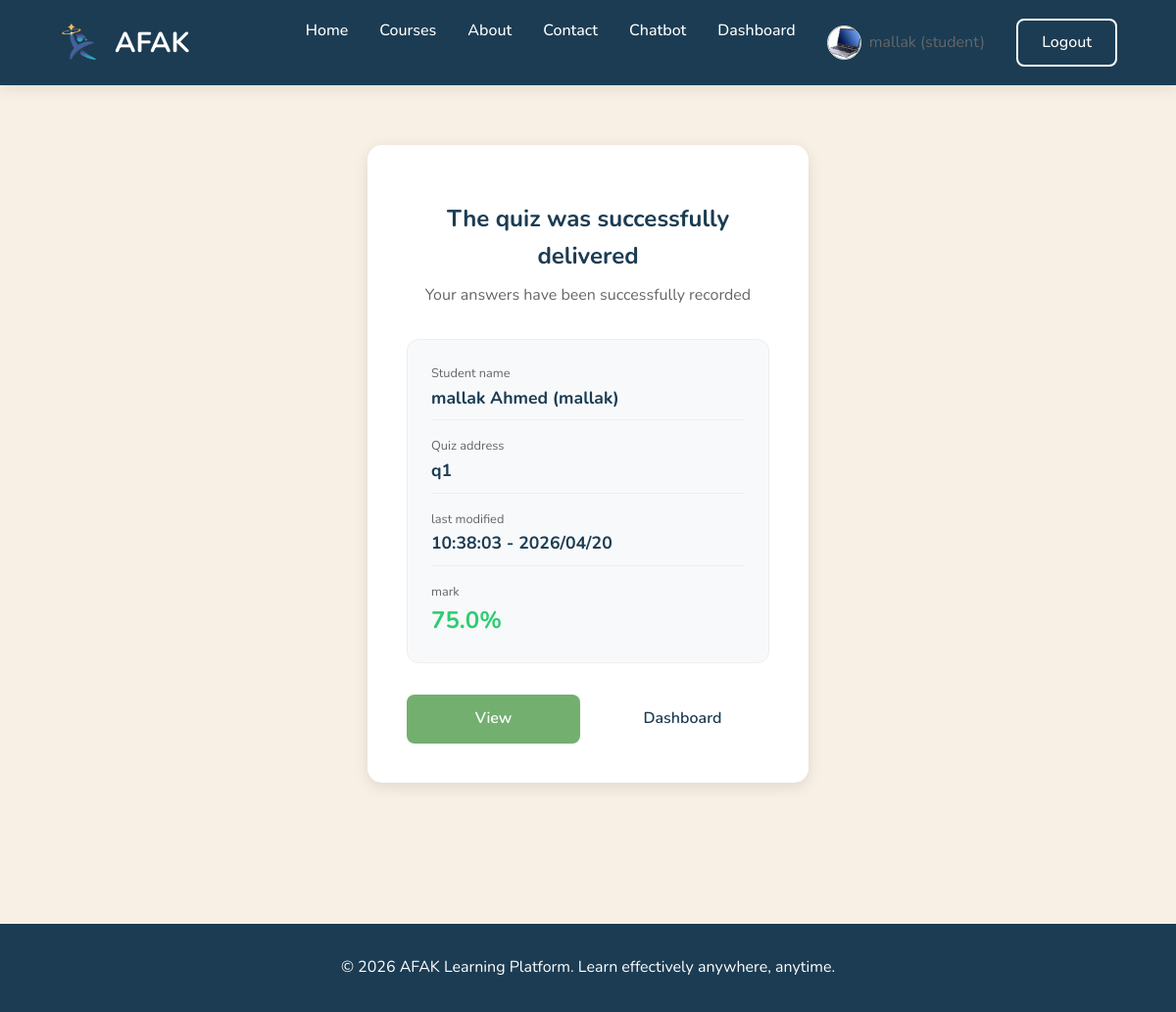
Screenshot of /quiz-submission-summary.php?attempt=9 (signed in) with the database file from the repository.
### tables this page shows
CREATE TABLE IF NOT EXISTS `users` (
  `id` int(10) UNSIGNED NOT NULL AUTO_INCREMENT,
  `username` varchar(50) NOT NULL,
  `email` varchar(191) NOT NULL,
  `password_hash` varchar(255) NOT NULL,
  `first_name` varchar(100) NOT NULL,
  `last_name` varchar(100) NOT NULL,
  `role` enum('student','instructor','admin') NOT NULL DEFAULT 'student',
  `avatar_url` varchar(500) DEFAULT NULL,
  `bio` text,
  `is_active` tinyint(1) NOT NULL DEFAULT '1',
  `email_verified_at` timestamp NULL DEFAULT NULL,
  `last_login_at` timestamp NULL DEFAULT NULL,
  `created_at` timestamp NULL DEFAULT CURRENT_TIMESTAMP,
  `updated_at` timestamp NULL DEFAULT CURRENT_TIMESTAMP ON UPDATE CURRENT_TIMESTAMP,
  `survey_skipped` tinyint(1) DEFAULT '0',
  PRIMARY KEY (`id`),
  UNIQUE KEY `username` (`username`),
  UNIQUE KEY `email` (`email`),
  KEY `idx_users_role` (`role`)
);

CREATE TABLE IF NOT EXISTS `assessment_attempts` (
  `id` int(10) UNSIGNED NOT NULL AUTO_INCREMENT,
  `enrollment_id` int(10) UNSIGNED NOT NULL,
  `assessment_id` int(10) UNSIGNED NOT NULL,
  `attempt_number` int(10) UNSIGNED NOT NULL DEFAULT '1',
  `score` decimal(5,2) DEFAULT NULL,
  `max_score` decimal(5,2) NOT NULL,
  `percent_score` decimal(5,2) DEFAULT NULL,
  `passed` tinyint(1) DEFAULT NULL,
  `started_at` timestamp NULL DEFAULT CURRENT_TIMESTAMP,
  `submitted_at` timestamp NULL DEFAULT NULL,
  `time_taken_seconds` int(10) UNSIGNED DEFAULT NULL,
  PRIMARY KEY (`id`),
  KEY `idx_attempts_enrollment` (`enrollment_id`),
  KEY `idx_attempts_assessment` (`assessment_id`)
);

CREATE TABLE IF NOT EXISTS `assessments` (
  `id` int(10) UNSIGNED NOT NULL AUTO_INCREMENT,
  `course_id` int(10) UNSIGNED NOT NULL,
  `unit_id` int(10) UNSIGNED DEFAULT NULL COMMENT 'NULL = course-level quiz',
  `title` varchar(255) NOT NULL,
  `type` enum('unit_quiz','course_quiz','rubric') NOT NULL,
  `description` text,
  `passing_score` decimal(5,2) NOT NULL DEFAULT '60.00',
  `max_attempts` int(10) UNSIGNED DEFAULT NULL COMMENT 'NULL = unlimited',
  `time_limit_minutes` int(10) UNSIGNED DEFAULT NULL COMMENT 'NULL = no limit',
  `sort_order` int(10) UNSIGNED NOT NULL DEFAULT '0',
  `created_at` timestamp NULL DEFAULT CURRENT_TIMESTAMP,
  `updated_at` timestamp NULL DEFAULT CURRENT_TIMESTAMP ON UPDATE CURRENT_TIMESTAMP,
  PRIMARY KEY (`id`),
  KEY `idx_assessments_course` (`course_id`),
  KEY `idx_assessments_unit` (`unit_id`)
);

### includes/functions.php (called while the page is built, shortened)
<?php
function e(string $str): string {
    return htmlspecialchars($str, ENT_QUOTES, 'UTF-8');
}
function url(string $path): string {
    $base = defined('BASE_PATH') ? '/' . trim(BASE_PATH, '/') : '';
    $cleanPath = ltrim($path, '/');
    return rtrim($base, '/') . '/' . ltrim($cleanPath, '/');
}

### includes/auth.php (called while the page is built, shortened)
<?php
function isLoggedIn(): bool {
    return isset($_SESSION['user_id']) && !empty($_SESSION['user_id']);
}

### quiz-submission-summary.php (the view, shortened to what this page needs)
<?php
require_once __DIR__ . '/config/db.php';
require_once __DIR__ . '/includes/auth.php';
require_once __DIR__ . '/includes/functions.php';
$attemptId = (int)($_GET['attempt'] ?? 0);
$stmt = $pdo->prepare("
    SELECT aa.*, a.title as quiz_title, u.first_name, u.last_name, u.username, c.title as course_title
    FROM assessment_attempts aa
    JOIN assessments a ON aa.assessment_id = a.id
    JOIN enrollments e ON aa.enrollment_id = e.id
    JOIN users u ON e.student_id = u.id
    JOIN courses c ON a.course_id = c.id
    WHERE aa.id = ? AND e.student_id = ?
");
$stmt->execute([$attemptId, $_SESSION['user_id']]);
$attempt = $stmt->fetch();
require_once __DIR__ . '/includes/header.php';
?>
<div class="container" style="max-width: 600px; margin: 40px auto;">
    <div class="form-card" style="text-align: center; padding: 2.5rem; border-radius: 15px; box-shadow: 0 4px 15px rgba(0,0,0,0.1);">
        <h2 style="margin-bottom: 0.5rem;">The quiz was successfully delivered</h2>
        <p class="text-muted" style="margin-bottom: 2rem;">Your answers have been successfully recorded</p>
        <div style="background: #f8f9fa; border-radius: 12px; padding: 1.5rem; margin-bottom: 2rem; border: 1px solid #eee; text-align: left;">
            <div style="margin-bottom: 1rem; border-bottom: 1px solid #eee; padding-bottom: 0.5rem;">
                <small class="text-muted" style="display: block; font-size: 0.8rem;">Student name</small>
                <strong style="font-size: 1.1rem;"><?= e($attempt['first_name'] . ' ' . $attempt['last_name']) ?> (<?= e($attempt['username']) ?>)</strong>
            </div>
            <div style="margin-bottom: 1rem; border-bottom: 1px solid #eee; padding-bottom: 0.5rem;">
                <small class="text-muted" style="display: block; font-size: 0.8rem;"> Quiz address</small>
                <strong style="font-size: 1.1rem;"><?= e($attempt['quiz_title']) ?></strong>
            </div>
            <div style="margin-bottom: 1rem; border-bottom: 1px solid #eee; padding-bottom: 0.5rem;">
                <small class="text-muted" style="display: block; font-size: 0.8rem;"> last modified</small>
                <strong style="font-size: 1.1rem;"><?= date('H:i:s - Y/m/d', strtotime($attempt['submitted_at'])) ?></strong>
            </div>
            <div>
                <small class="text-muted" style="display: block; font-size: 0.8rem;">mark</small>
                <strong style="color: <?= $attempt['passed'] ? '#2ecc71' : '#f39c12' ?>; font-size: 1.5rem;">
                    <?= number_format($attempt['percent_score'], 1) ?>%
                </strong>
            </div>
        </div>
        <div style="display: flex; gap: 1rem;">
            <a href="<?= url('quiz-result.php?attempt=' . $attemptId) ?>" class="btn btn-primary" style="flex: 1; padding: 12px;">View</a>
            <a href="<?= url('dashboard.php') ?>" class="btn btn-secondary" style="flex: 1; padding: 12px;">Dashboard</a>
        </div>
    </div>
</div>
<?php require_once __DIR__ . '/includes/footer.php'; ?>

### includes/header.php (shortened to what this page needs)
<!DOCTYPE html>
<html lang="en">
<head>
    <link rel="stylesheet" href="<?= url('assets/css/style.css') ?>">
</head>
<body>
<header class="site-header">
    <div class="header-inner">
        <a href="<?= url('index.php') ?>" class="logo">
            <?php if (file_exists(__DIR__ . '/../assets/img/AFAKLOGO.jpg')): ?>
                <img src="<?= url('assets/img/AFAKLOGO.jpg') ?>" alt="AFAK">
            <?php endif; ?>
            AFAK
        </a>
        <nav class="nav-links">
            <a href="<?= url('index.php') ?>">Home</a>
            <a href="<?= url('courses.php') ?>">Courses</a>
            <a href="<?= url('about.php') ?>">About</a>
            <a href="<?= url('contact.php') ?>">Contact</a>
            <?php if (isLoggedIn()): ?>
                <a href="<?= url('chatbot.php') ?>">Chatbot</a>
                <?php if ($_SESSION['role'] === 'admin'): ?>
                    <a href="<?= url('admin/index.php') ?>">Admin</a>
                <?php elseif ($_SESSION['role'] === 'instructor'): ?>
                    <a href="<?= url('instructor/index.php') ?>">Instructor</a>
                <?php else: ?>
                    <a href="<?= url('dashboard.php') ?>">Dashboard</a>
                <?php endif; ?>
                <?php
                $avatar = 'assets/img/std.jpg';
                if (isset($user) && !empty($user['avatar_url'])) {
                    $avatar = $user['avatar_url'];
                } elseif (isset($pdo) && isset($_SESSION['user_id'])) {
                    $stmt = $pdo->prepare("SELECT avatar_url FROM users WHERE id = ?");
                    $stmt->execute([$_SESSION['user_id']]);
                    $u = $stmt->fetch();
                    if ($u && !empty($u['avatar_url'])) {
                        $avatar = $u['avatar_url'];
                    }
                }
                ?>
                <div style="display: inline-flex; align-items: center; gap: 8px;">
                    <img src="<?= url($avatar) ?>" alt="Avatar" style="width: 35px; height: 35px; border-radius: 50%; object-fit: cover; border: 1px solid #ddd;">
                    <span class="text-muted"><?= e($_SESSION['first_name'] ?? '') ?> (<?= e($_SESSION['role']) ?>)</span>
                </div>
                <a href="<?= url('logout.php') ?>" class="btn btn-outline-light">Logout</a>
            <?php else: ?>
                <a href="<?= url('login.php') ?>" class="btn btn-outline-light">Login</a>
                <a href="<?= url('register.php') ?>" class="btn btn-primary">Register</a>
            <?php endif; ?>
        </nav>
    </div>
</header>
<main class="main-content">

### assets/css/style.css (style rules this page uses)
:root { --primary: #1B3C53; --primary-dark: #163042; --accent: #73AF6F; --beige: #EADBC8; --beige-dark: #DAC0A3; --background: #F8F0E5; --white: #ffffff; --border: #e6e6e6; --text: #1B3C53; --text-muted: #666; --dark: #1B3C53; --shadow: 0 4px 15px rgba(0,0,0,0.08); }
* { margin: 0; padding: 0; box-sizing: border-box; }
body { font-family: 'Nunito', sans-serif; background: var(--background); color: var(--text); line-height: 1.6; }
img { max-width: 100%; display: block; }
a { text-decoration: none; color: var(--primary); }
.container, .header-inner, .footer-inner, .main-content { width: 90%; max-width: 1200px; margin: auto; }
.main-content { padding: 2rem 0; min-height: calc(100vh - 200px); }
header, .site-header { background: var(--primary); color: white; padding: 1.2rem 0; box-shadow: var(--shadow); }
.nav-container, .header-inner { display: flex; justify-content: space-between; align-items: center; flex-wrap: wrap; }
.logo { display: flex; align-items: center; gap: 0.75rem; font-size: 1.8rem; font-weight: 700; color: white; }
.logo img { height: 45px; }
nav ul, .nav-links { display: flex; gap: 2rem; list-style: none; }
nav a, .nav-links a { color: white; font-weight: 500; }
.btn { display: inline-block; padding: 0.6rem 1.5rem; border-radius: 8px; font-weight: 600; border: none; cursor: pointer; transition: 0.3s ease; }
.btn-primary { background: var(--accent); color: white; }
.btn-outline-light { background: transparent; border: 2px solid white; color: white; }
.form-card { max-width: 450px; margin: 3rem auto; padding: 2rem; background: white; border-radius: 12px; box-shadow: var(--shadow); }
.text-muted { color: var(--text-muted); }

### includes/header.php (style rules this page uses)
.site-header { position: fixed; top: 0; left: 0; right: 0; z-index: 1000; transition: background-color 0.3s ease, box-shadow 0.3s ease; }
.nav-links a:not(.btn) { position: relative; padding-bottom: 5px; }
.nav-links a:not(.btn)::after { content: ''; position: absolute; bottom: 0; left: 50%; transform: translateX(-50%); width: 0; height: 2px; background-color: var(--accent); transition: width 0.3s ease-out; }
.main-content { padding-top: 100px; }

### rows the page displays
users: avatar_url (picture)
assessment_attempts: users.first_name+last_name "mallak Ahmed", users.username "mallak", assessment.title "q1", submitted_at "10:38:03 - 2026/04/20", percent_score "75.0"

### other values shown
$_SESSION['first_name'] "mallak"
$_SESSION['role'] "student"
